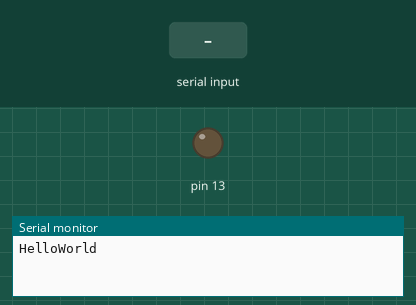
Simulated run of this sketch. Board: Arduino Uno, built with avr-gcc and run on an emulated ATmega328P. Parts: output pins drawn as LEDs (lit = HIGH), the last lines printed to the serial monitor. Inputs (shaded band) come from the test bench.

Above: at 1.2 s.
1.3 s: "1" received over Serial
At 2.2 s:
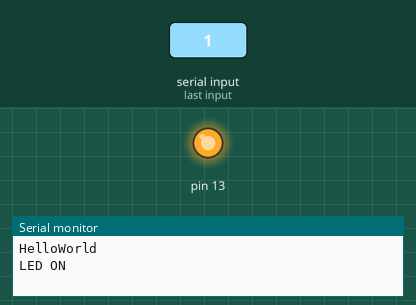
2.8 s: "0" received over Serial
At 3.4 s:
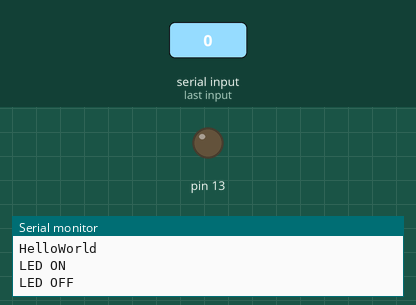
Timing chart, 0 to 5.8 s (numbered marks = the images above; inputs shaded):
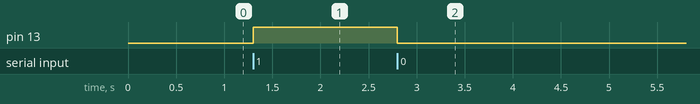

Measured:
- after the input at 1.3 s, pin 13: LOW → HIGH at once
- after the input at 2.8 s, pin 13: HIGH → LOW at once

The sketch:

_01.ino
```cpp
void setup() {
  pinMode(13,OUTPUT);
  Serial.begin(9600);
  Serial.print("Hello");
  Serial.println("World");
}
void loop()
{
  char val;
  if(Serial.available())
  {
    val = Serial.read();
    switch(val)
    {

      case'0':
      digitalWrite(13,LOW);
      Serial.println("LED OFF");
      break;
      case'1':
      digitalWrite(13,HIGH);
      Serial.println("LED ON");
    }
  }
}
```
